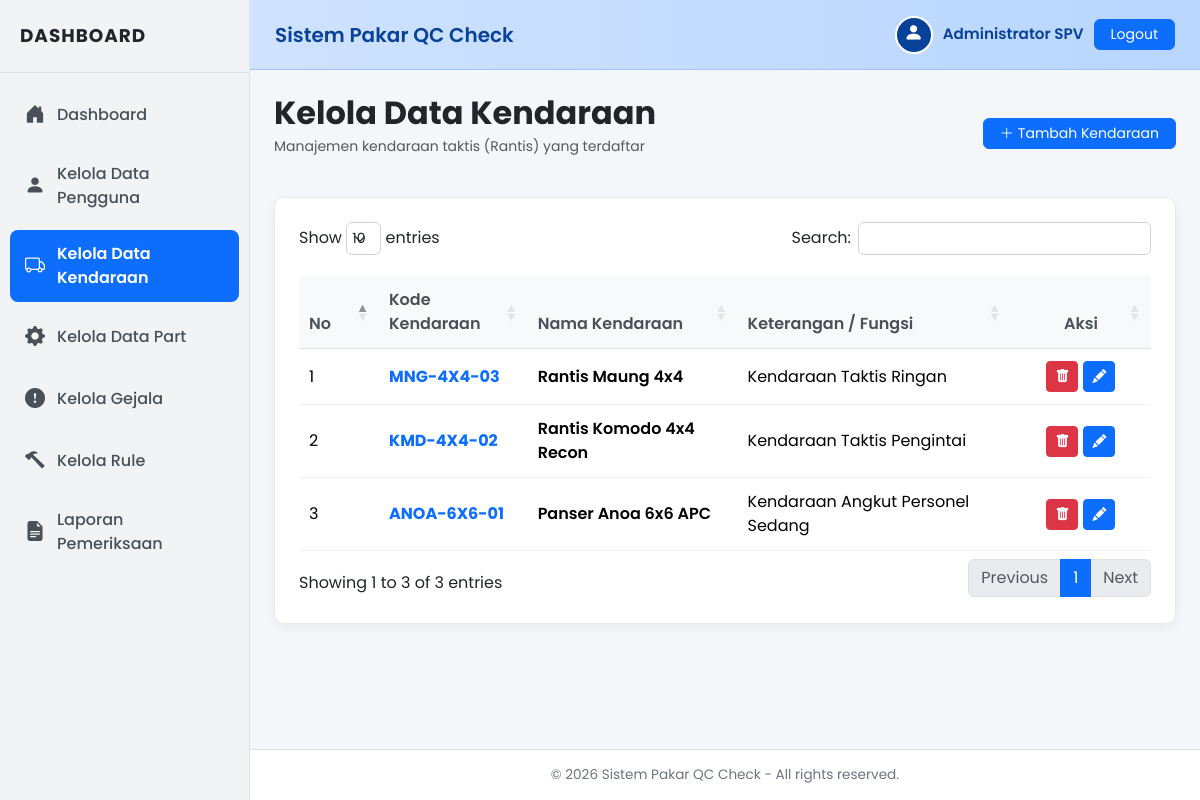
The page /kendaraan/index.php (signed in) on the database its author committed.
### tables this page shows
CREATE TABLE `kendaraan` (
  `id_kendaraan` int(11) NOT NULL AUTO_INCREMENT,
  `kode_kendaraan` varchar(50) NOT NULL,
  `nama_kendaraan` varchar(100) NOT NULL,
  `keterangan` text DEFAULT NULL,
  PRIMARY KEY (`id_kendaraan`),
  UNIQUE KEY `kode_kendaraan` (`kode_kendaraan`)
);

### kendaraan/index.php (the view, shortened to what this page needs)
<?php
include "../koneksi.php";
include "../templates/header.php";
$query_kendaraan = mysqli_query($conn, "SELECT * FROM kendaraan ORDER BY id_kendaraan DESC");
?>
<div class="row mb-4">
    <div class="col-md-12 d-flex justify-content-between align-items-center">
        <div>
            <h2 class="fw-bold mb-1">Kelola Data Kendaraan</h2>
            <p class="text-muted small">Manajemen kendaraan taktis (Rantis) yang terdaftar</p>
        </div>
        <a href="tambah.php" class="btn btn-primary btn-sm px-3 rounded d-flex align-items-center gap-1">
            <i class="bi bi-plus-lg"></i> Tambah Kendaraan
        </a>
    </div>
</div>
<div class="panel-container">
    <div class="table-responsive">
        <table class="datatable table table-hover align-middle table-borderless w-100">
            <thead>
                <tr>
                    <th width="60px">No</th>
                    <th>Kode Kendaraan</th>
                    <th>Nama Kendaraan</th>
                    <th>Keterangan / Fungsi</th>
                    <th width="120px" class="text-center">Aksi</th>
                </tr>
            </thead>
            <tbody>
                <?php
                $no = 1;
                if (mysqli_num_rows($query_kendaraan) > 0) {
                    while ($kdr = mysqli_fetch_assoc($query_kendaraan)) {
                        ?>
                        <tr>
                            <td><?php echo $no++; ?></td>
                            <td class="fw-bold text-primary"><?php echo htmlspecialchars($kdr['kode_kendaraan']); ?></td>
                            <td class="fw-semibold"><?php echo htmlspecialchars($kdr['nama_kendaraan']); ?></td>
                            <td><?php echo htmlspecialchars($kdr['keterangan'] ?: '-'); ?></td>
                            <td>
                                <div class="btn-action-group">
                                    <a href="hapus.php?id=<?php echo $kdr['id_kendaraan']; ?>" class="btn btn-danger btn-sm p-1 px-2" onclick="return confirm('Apakah Anda yakin ingin menghapus kendaraan ini?');" title="Hapus">
                                        <i class="bi bi-trash-fill"></i>
                                    </a>
                                    <a href="edit.php?id=<?php echo $kdr['id_kendaraan']; ?>" class="btn btn-primary btn-sm p-1 px-2" title="Edit">
                                        <i class="bi bi-pencil-fill"></i>
                                    </a>
                                </div>
                            </td>
                        </tr>
                        <?php
                    }
                }
                ?>
            </tbody>
        </table>
    </div>
</div>
<?php
include "../templates/footer.php";
?>

### templates/header.php (style rules this page uses)
body { font-family: 'Poppins', sans-serif; background-color: #f4f6f9; overflow-x: hidden; display: flex; min-height: 100vh; }
.panel-container { background-color: #fff; border-radius: 10px; box-shadow: 0 4px 12px rgba(0,0,0,0.05); padding: 24px; border: 1px solid #e9ecef; margin-bottom: 24px; }
table.dataTable { border-collapse: collapse !important; }
table.dataTable thead th { background-color: #f8f9fa !important; border-bottom: 1px solid #dee2e6 !important; font-weight: 600; color: #495057; padding: 12px 10px !important; }
table.dataTable tbody td { border-bottom: 1px solid #f1f3f5 !important; padding: 12px 10px !important; }
.btn-action-group { display: flex; gap: 5px; justify-content: center; }

### rows shown on the page
kendaraan: kode_kendaraan "MNG-4X4-03", nama_kendaraan "Rantis Maung 4x4", keterangan "Kendaraan Taktis Ringan"
kendaraan: kode_kendaraan "KMD-4X4-02", nama_kendaraan "Rantis Komodo 4x4 Recon", keterangan "Kendaraan Taktis Pengintai"
kendaraan: kode_kendaraan "ANOA-6X6-01", nama_kendaraan "Panser Anoa 6x6 APC", keterangan "Kendaraan Angkut Personel Sedang"

### other values the page prints
$_SESSION['nama'] "Administrator SPV"
